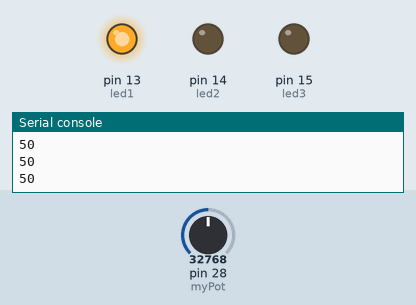
A program run on a simulated MicroPython board. On the bench: output pins drawn as LEDs (lit = HIGH), the last lines printed to the serial console. Inputs (shaded band) come from the test bench; at power-on: pin 28 (myPot) = 32768 (analog values on the 0–65535 scale).

Above: at 1.2 s.
1.3 s: pin 28 (myPot) set to 51872
2.8 s: pin 28 (myPot) set to 53360
At 3.2 s:
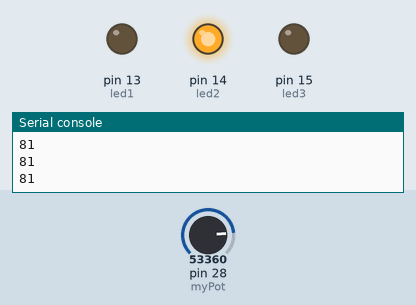
4.3 s: pin 28 (myPot) set to 61648
5.8 s: pin 28 (myPot) set to 63200
At 6.9 s:
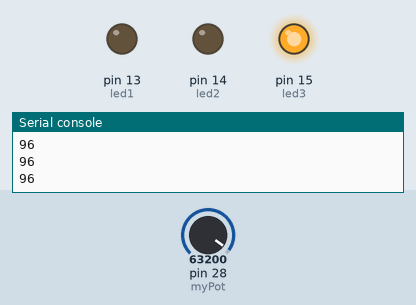
7.3 s: pin 28 (myPot) set to 57670
At 8.1 s:
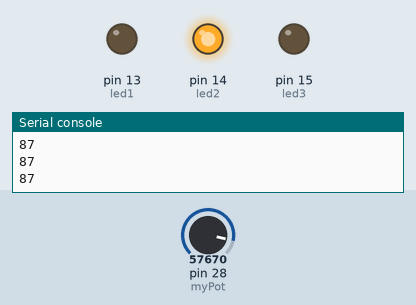
8.8 s: pin 28 (myPot) set to 65535
At 9.4 s:
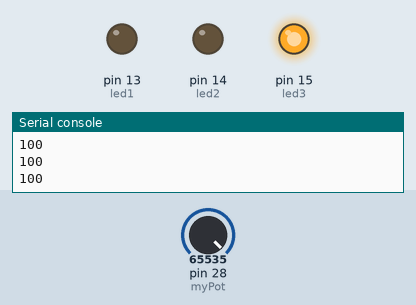
Timing chart, 0 to 11.3 s (numbered marks = the images above; inputs shaded):
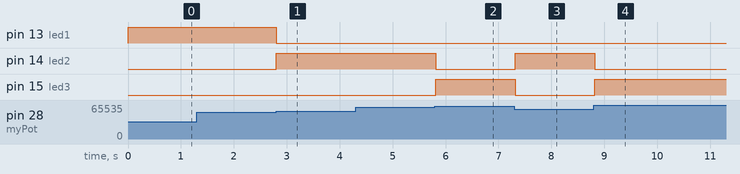

The program:

three_led.py
```python
#0-79 Green 80-94 Yellow  95-100 Red


from machine import Pin,ADC
from time import sleep

led1 = Pin(13, Pin.OUT)
led2 = Pin(14, Pin.OUT)
led3 = Pin(15, Pin.OUT)


potPin = 28
myPot = machine.ADC(potPin) #Analog to digital converter


while True:
    potVal = myPot.read_u16() #it's reading 16 bit number

    val = int(potVal/655.35)
    print(val)

    if val < 80:
        led1.value(1)
        led2.value(0)
        led3.value(0)


    elif (80 <= val <= 94):
        led1.value(0)
        led2.value(1)
        led3.value(0)

    elif (95 <= val <=100):
        led1.value(0)
        led2.value(0)
        led3.value(1)

    sleep(.1)
```

Measured:
- the behaviour switches between 52416 and 52432 on pin 28 (myPot) (found by bisection; images 0 and 1)
- the behaviour switches between 62256 and 62272 on pin 28 (myPot) (found by bisection; images 1 and 2)
- after the input at 2.8 s, pin 13 (led1): HIGH → LOW at once; pin 14 (led2): LOW → HIGH at once
- after the input at 5.8 s, pin 14 (led2): HIGH → LOW at once; pin 15 (led3): LOW → HIGH at once
- after the input at 7.3 s, pin 14 (led2): LOW → HIGH at once; pin 15 (led3): HIGH → LOW at once
- after the input at 8.8 s, pin 14 (led2): HIGH → LOW at once; pin 15 (led3): LOW → HIGH at once
